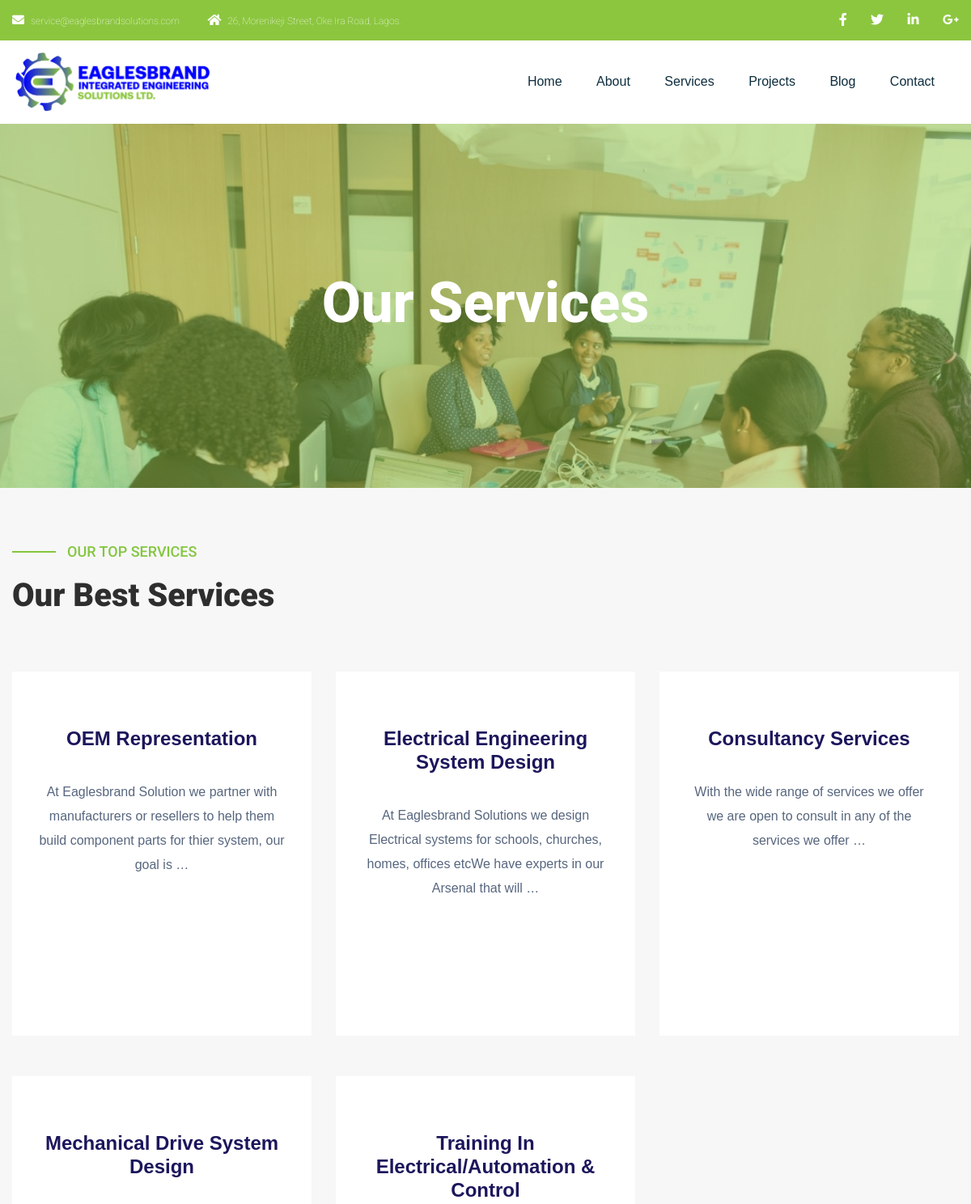
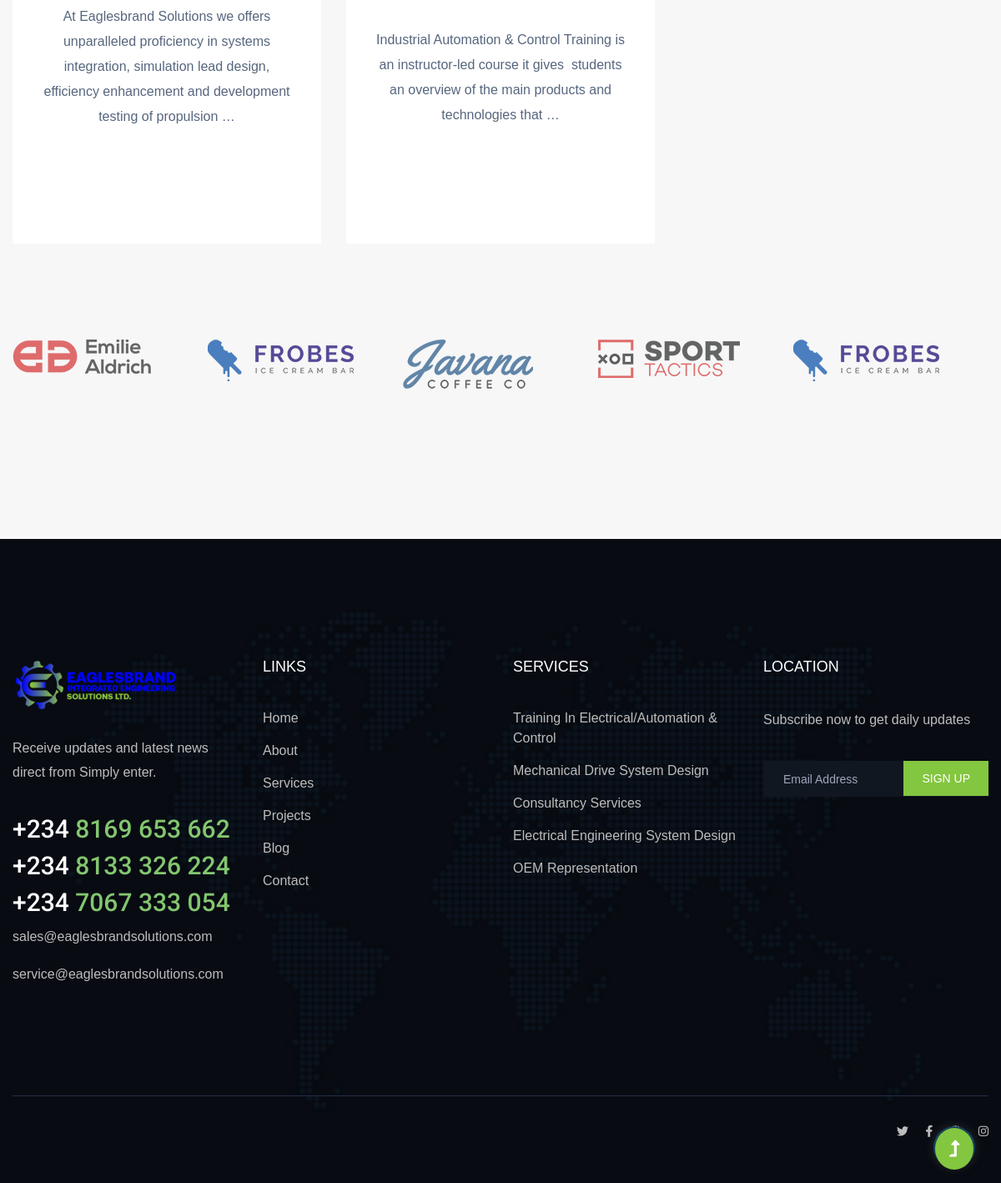
/pages/services-page/, run on the app's committed database (2 pictures, top to bottom).
### eaglesbrandapp/models.py (models this page shows, shortened)
class Services(models.Model):
    pst_title = models.CharField(max_length=150, verbose_name= 'Service Title')
    slug = models.SlugField()
    icon = IconField()
    pst_image = ImageField('Service Image', upload_to='uploads/', blank=True, null=True)
    content = HTMLField('Content')
    created = models.DateTimeField(auto_now_add=True, help_text='This will automatically add a time when you click save')
    modified = models.DateTimeField(auto_now=True)
    def get_service_url(self):
        return reverse('eaglesbrandapp:service_detail',kwargs={'slug':self.slug,})
    class Meta():
        verbose_name_plural = 'Services'

### eaglesbrandapp/views.py (the view)
# urls.py: path('services-page/', views.services, name='services'),
def services(request):
    service = Services.objects.all()
    return render(request, 'eaglesbrandapp/services.html', {'service':service})

### eaglesbrandapp/custom_processor.py (called while the page is built)
def footer_service(request):
    services = Services.objects.order_by('-created')
    return {'services':services}

### templates/eaglesbrandapp/services.html (shortened to what this page needs)
{% extends 'eaglesbrandapp/base.html' %}
{% load static %}
{% load fontawesome_5 %}
{% block content %}
    <main>
        <div class="slider-area4">
            <div class="slider-height2 hero-overly2 d-flex align-items-center">
                <div class="container">
                    <div class="row">
                        <div class="col-xl-12">
                            <div class="hero-cap hero-cap2 text-center">
                                <h2 style="color: white; font-size: 70px; font-weight: 800;">Our Services</h2>
                            </div>
                        </div>
                    </div>
                </div>
            </div>
        </div>
        <div class="categories-area section-padding30">
            <div class="container">
                <div class="row">
                    <div class="col-lg-12">
                        <div class="section-tittle mb-70">
                            <span>Our Top Services</span>
                            <h2>Our Best Services</h2>
                        </div>
                    </div>
                </div>
                <div class="row">
                    {% if service %}
                    {% for s in service %}
                    <div class="col-lg-4 col-md-6 col-sm-6">
                        <div class="single-cat text-center mb-50" style="min-height: 450px; max-height: 450px;">
                            <div class="cat-cap">
                                <h5><a href="{{ s.get_service_url }}">{{ s.pst_title}}</a></h5>
                                <p>{{ s.content|safe|truncatewords:20| slice:":400"  }}</p>
                            </div>
                        </div>
                    </div>
                    {% endfor %}
                    {% endif %}
                </div>
            </div>
        </div>
        {% include 'eaglesbrandapp/partners.html' %}
    </main>
    {% endblock %}

### templates/eaglesbrandapp/base.html (shortened to what this page needs)
{% load static %}
{% load fontawesome_5 %}
<!doctype html>
<html class="no-js" lang="zxx">
<head>
	<link rel="stylesheet" href="{% static 'eaglesbrandapp/assets/css/bootstrap.min.css' %}">
	<link rel="stylesheet" href="{% static 'eaglesbrandapp/assets/css/owl.carousel.min.css' %}">
	<link rel="stylesheet" href="{% static 'eaglesbrandapp/assets/css/slicknav.css' %}">
	<link rel="stylesheet" href="{% static 'eaglesbrandapp/assets/css/flaticon.css' %}">
	<link rel="stylesheet" href="{% static 'eaglesbrandapp/assets/css/animate.min.css' %}">
	<link rel="stylesheet" href="{% static 'eaglesbrandapp/assets/css/magnific-popup.css' %}">
	<link rel="stylesheet" href="{% static 'eaglesbrandapp/assets/css/fontawesome-all.min.css' %}">
	<link rel="stylesheet" href="{% static 'eaglesbrandapp/assets/css/themify-icons.css' %}">
	<link rel="stylesheet" href="{% static 'eaglesbrandapp/assets/css/slick.css' %}">
	<link rel="stylesheet" href="{% static 'eaglesbrandapp/assets/css/nice-select.css' %}">
    <link rel="stylesheet" href="{% static 'eaglesbrandapp/assets/lib/css/font-awesome.min.css' %}">
    {% fontawesome_5_static %}
	<link rel="stylesheet" href="{% static 'eaglesbrandapp/assets/css/style.css' %}">
	<link rel="stylesheet" href="{% static 'eaglesbrandapp/assets/css/custom.css' %}">
</head>
<body class="body-bg">
<header>
    <div class="header-area">
        <div class="main-header ">
            <div class="header-top d-none d-lg-block">
                <div class="container">
                    <div class="col-xl-12">
                        <div class="row d-flex justify-content-between align-items-center">
                            <div class="header-info-left">
                                <ul>
                                    <li><i class="fa fa-envelope" style="color: white; font-size: 15px; "></i>service@eaglesbrandsolutions.com</li>
                                    <li><i class="fa fa-home"style="color: white; font-size: 15px;"></i>26, Morenikeji Street, Oke Ira Road, Lagos.</li>
                                </ul>
                            </div>
                            <div class="header-info-right">
                                <ul class="header-social">
                                    <li><a href="#"><i class="fab fa-facebook-f"></i></a></li>
                                    <li><a href="#"><i class="fab fa-twitter"></i></a></li>
                                    <li><a href="#"><i class="fab fa-linkedin-in"></i></a></li>
                                    <li> <a href="#"><i class="fab fa-google-plus-g"></i></a></li>
                                </ul>
                            </div>
                        </div>
                    </div>
                </div>
            </div>
            <div class="header-bottom  header-sticky">
                <div class="container">
                    <div class="row align-items-center">
                        <div class="col-xl-2 col-lg-2">
                            <div class="logo">
                                <a href="{%url 'index' %}"><img src="../../static/eaglesbrandapp/assets/img/logo/eaglesbrand.png" height="80px" alt=""></a>
                            </div>
                        </div>
                        <div class="col-xl-10 col-lg-10">
                            <div class="menu-wrapper  d-flex align-items-center justify-content-end">
                                <div class="main-menu d-none d-lg-block">
                                    <nav>
                                        <ul id="navigation">
                                            <li><a href="{%url 'index' %}">Home</a></li>
                                            <li><a href="{%url 'eaglesbrandapp:about' %}">About</a></li>
                                            <li><a href="{%url 'eaglesbrandapp:services' %}">Services</a></li>
                                            <li><a href="{%url 'eaglesbrandapp:projects' %}">Projects</a></li>
                                            <li><a href="{%url 'eaglesbrandapp:blog' %}">Blog</a>
                                            </li>
                                            <li><a href="{%url 'eaglesbrandapp:contact' %}">Contact</a></li>
                                        </ul>
                                    </nav>
                                </div>
                            </div>
                        </div>
                        <div class="col-12">
                        </div>
                    </div>
                </div>
            </div>
        </div>
    </div>
</header>
{% block content%}
{% endblock%}
<footer>
    <div class="footer-area section-bg" data-background="../../static/eaglesbrandapp/assets/img/gallery/footer_bg.jpg">
        <div class="container">
            <div class="footer-top footer-padding">
                <div class="row d-flex justify-content-between">
                    <div class="col-xl-3 col-lg-3 col-md-3">
                        <div class="single-footer-caption mb-50">
                            <div class="footer-logo">
                                <a href="{%url 'index' %}"><img src="../../static/eaglesbrandapp/assets/img/logo/eaglesbrand.png" height="100px" alt=""></a>
                            </div>
                            <div class="footer-tittle">
                                <div class="footer-pera">
                                    <p class="info1">Receive updates and latest news direct from Simply enter.</p>
                                </div>
                            </div>
                            <div class="footer-number">
                                <h4><span>+234 </span>8169 653 662</h4>
                                <h4><span>+234 </span>8133 326 224</h4>
                                <h4><span>+234 </span>7067 333 054</h4>
                                <p>sales@eaglesbrandsolutions.com</p>
                                <p>service@eaglesbrandsolutions.com</p>
                            </div>
                        </div>
                    </div>
                    <div class="col-xl-3 col-lg-3 col-md-3">
                        <div class="single-footer-caption mb-50">
                            <div class="footer-tittle">
                                <h4>Links</h4>
                                <ul>
                                    <li><a href="{%url 'index' %}">Home</a></li>
                                    <li><a href="{%url 'eaglesbrandapp:about' %}">About</a></li>
                                    <li><a href="{%url 'eaglesbrandapp:services' %}">Services</a></li>
                                    <li><a href="{%url 'eaglesbrandapp:projects' %}">Projects</a></li>
                                    <li><a href="{%url 'eaglesbrandapp:blog' %}">Blog</a>
                                    </li>
                                    <li><a href="{%url 'eaglesbrandapp:contact' %}">Contact</a></li>
                                </ul>
                            </div>
                        </div>
                    </div>
                    <div class="col-xl-3 col-lg-3 col-md-3">
                        <div class="single-footer-caption mb-50">
                            <div class="footer-tittle">
                                <h4>Services</h4>
                                <ul>
                                    {% for v in services %}
                                        <li><a href="{{ v.get_service_url }}">{{ v.pst_title }}</a></li>
                                    {% endfor %}
                                </ul>
                            </div>
                        </div>
                    </div>
                    <div class="col-xl-3 col-lg-3 col-md-3 col-sm-3">
                        <div class="single-footer-caption mb-50">
                            <div class="footer-tittle">
                                <h4>Location</h4>
                                <div class="footer-pera">
                                    <p class="info1">Subscribe now to get daily updates</p>
                                </div>
                            </div>
                            <div class="footer-form">
                                <div id="mc_embed_signup">
                                    <form target="_blank" action="https://spondonit.us12.list-manage.com/subscribe/post?u=1462626880ade1ac87bd9c93a&amp;id=92a4423d01" method="get" class="subscribe_form relative mail_part" novalidate="true">
                                        <input type="email" name="EMAIL" id="newsletter-form-email" placeholder=" Email Address " class="placeholder hide-on-focus" onfocus="this.placeholder = ''" onblur="this.placeholder = 'Your email address'">
                                        <div class="form-icon">
                                            <button type="submit" name="submit" id="newsletter-submit" class="email_icon newsletter-submit button-contactForm">
                                                SIGN UP
                                            </button>
                                        </div>
                                    </form>
                                </div>
                            </div>
                        </div>
                    </div>
                </div>
            </div>
            <div class="footer-bottom">
                <div class="row d-flex justify-content-between align-items-center">
                    <div class="col-xl-9 col-lg-8">
                    </div>
                    <div class="col-xl-3 col-lg-4">
                        <div class="footer-social f-right">
                            <a href="#"><i class="fab fa-twitter"></i></a>
                            <a href="https://www.facebook.com/sai4ull"><i class="fab fa-facebook-f"></i></a>
                            <a href="#"></a>
                            <a href="#"><i class="fab fa-instagram"></i></a>
                        </div>
                    </div>
                </div>
            </div>
        </div>
    </div>
</footer>
<div id="back-top" >
    <a title="Go to Top" href="#"> <i class="fas fa-level-up-alt" style="background-color: #83c63f; border-radius: 50%;"></i></a>
</div>
    </body>
</html>

### static/eaglesbrandapp/assets/css/custom.css (style rules this page uses)
@media only screen and (min-width: 1200px) and (max-width: 1600px) { .section-padding30 { padding-top: 65px !important; padding-bottom: 65px !important; } }
.slider-area4 { background-image: url(../img/gallery/9262c19b-7b23-4c40-9a9b-d550ac3ca521.jpg); background-repeat: no-repeat; background-size: cover; height: initial !important; }
.slider-height2 { height: 450px !important; background-size: cover; }
.hero-overly2::before { position: absolute; content: ""; background-color: rgb(141 198 64 / 50%); width: 100%; height: initial; }
.section-tittle h2 { font-size: 40px !important; color: #2e2e2f !important; }
.footer-logo { width: 200px; }
.footer-logo img { width: 100%; height: auto; }

### data on the page
Services: pst_title "OEM Representation", content "At Eaglesbrand Solution we partner with manufacturers or resellers to help them build component parts for thier system, our goal is …"
Services: pst_title "Electrical Engineering System Design", content "At Eaglesbrand Solutions we design Electrical systems for schools, churches, homes, offices etcWe have experts in our Arsenal that will …"
Services: pst_title "Consultancy Services", content "With the wide range of services we offer we are open to consult in any of the services we offer …"
Services: pst_title "Mechanical Drive System Design", content "At Eaglesbrand Solutions we offers unparalleled proficiency in systems integration, simulation lead design, efficiency enhancement and development testing of propulsion …"
Services: pst_title "Training In Electrical/Automation & Control", content "Industrial Automation & Control Training is an instructor-led course it gives students an overview of the main products and technologies that …"
